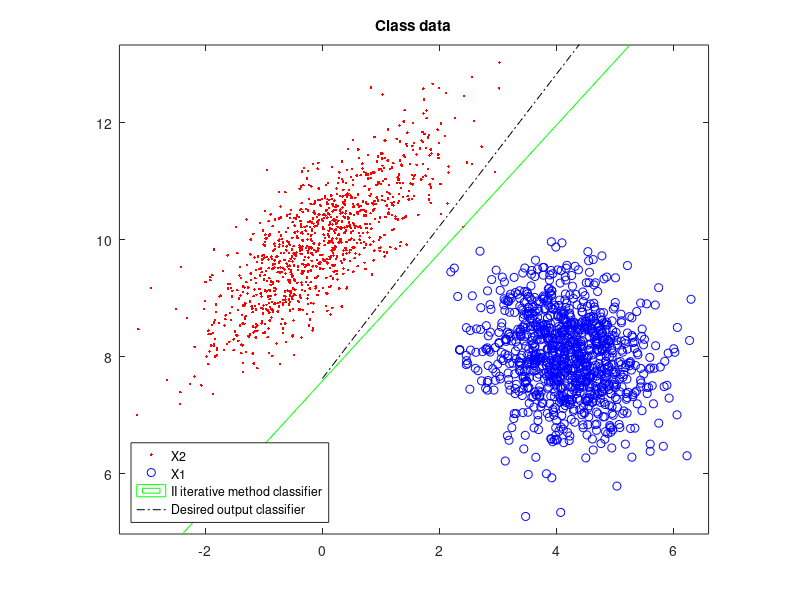

The MATLAB source for this figure:
clear all, close all, clc

%% Generating two 2D classes

N = 1000;
M2 = [0;10];
S2 = [0.9 0.7; 0.7 0.9];
M1 = [4.2;8];
S1 = [0.5 -0.1; -0.1 0.5];

[Fi1, L1] = eig(S1); T1 = Fi1*L1^0.5;
[Fi2, L2] = eig(S2); T2 = Fi2*L2^0.5;

X1 = T1*randn(2,N)+M1*ones(1,N);

X2 = T2*randn(2,N)+M2*ones(1,N);

figure
plot(X2(1,:),X2(2,:),'r.')
axis equal
hold on
plot(X1(1,:),X1(2,:),'bo')
hold off
title('Class data')
legend('Class 2','Class 1')

%% II iterative method
Nerr_opt = N; % initially equal to number of samples
s_opt = 0;
v0_opt = 0;
E_vec = [];

for s = 0:0.01:1
    V = (s*S1 + (1-s)*S2)^-1*(M2-M1);
    sigma1 = V'*S2*V;
    sigma2 = V'*S2*V;
    y_1 = V'*X1;
    y_2 = V'*X2;
    
    % calculating the next loop limits {v0}
    y_min = V'*X1(:,1); y_max = y_min;
    for i=1:N
        if(V'*X1(:,i)<y_min) 
            y_min = V'*X1(:,i);
        end
        if(V'*X2(:,i)<y_min) 
            y_min = V'*X2(:,i);
        end
        if(V'*X1(:,i)>y_max) 
            y_max = V'*X1(:,i);
        end
        if(V'*X2(:,i)>y_max) 
            y_max = V'*X2(:,i);
        end
    end
   
    N_errors = 2*N;
    v0_temp = 0;
    for v0 = -y_max:(-y_min)
        E = 0;
        
        E = E + sum(y_1 > (-v0)) + sum(y_2 <(-v0));
        if E<N_errors
            N_errors = E;
            v0_temp = v0;
        end
    end
    
    if N_errors<Nerr_opt
        Nerr_opt = N_errors;
        v0_opt = v0_temp;
        s_opt = s;
    end
    
    E_vec(end+1) = Nerr_opt;
end

Vopt = (s_opt*S1+(1-s_opt)*S2)^(-1)*(M2-M1);
x= -4:0.1:10;
y= -5.4:0.1:14;

for i=1:length(x)
    for j=1:length(y)
        X=[x(i); y(j)];
        h(i,j)=Vopt'*X+v0_opt;
    end
end

figure(1)
hold on
contour(x,y, h', [0 0], 'g');
hold off
legend('X2','X1','II iterative method classifier','Location','SouthWest')

% calculating prefered plot limits
x_min = min(min(X1(1,:),X2(1,:)))-0.3;
x_max = max(max(X1(1,:),X2(1,:)))+0.3;
y_min = min(min(X1(2,:),X2(2,:)))-0.3;
y_max = max(max(X1(2,:),X2(2,:)))+0.3;
axis([x_min x_max y_min y_max])

%% Desired output method

% defining desired output
Gama = ones(2*N,1);
Gama(1:N) = ones(N,1)*2;

Z = [ones(1,N) ,-ones(1,N); X1 ,-X2];
W = pinv(Z')*Gama;

% extracting necessary parameters
% for creating classification fcn
v0 = W(1); v = [W(2);W(3)];


xp = [0 5.5];
yp= -v(1)/v(2)*xp - v0/v(2);

figure(1)
hold on 
plot(xp,yp,'k-.')
legend('X2','X1','II iterative method classifier',...
       'Desired output classifier','Location','SouthWest')

